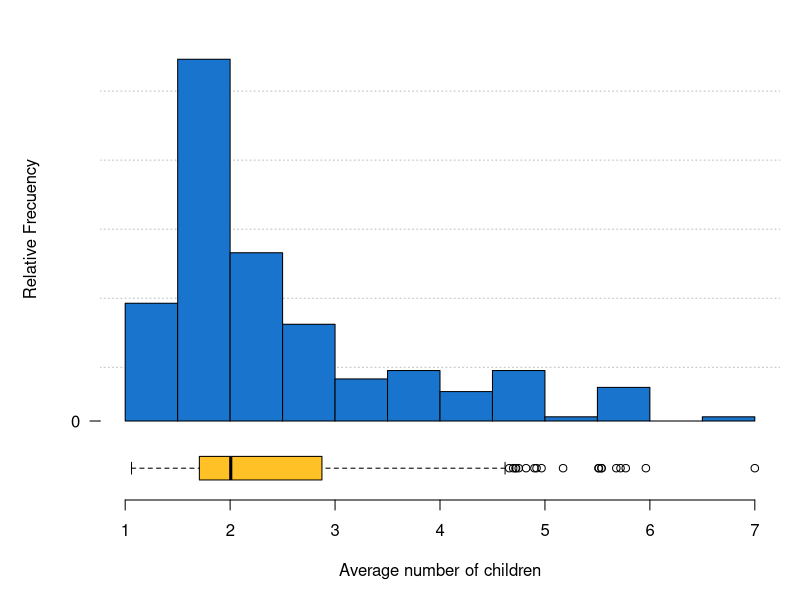
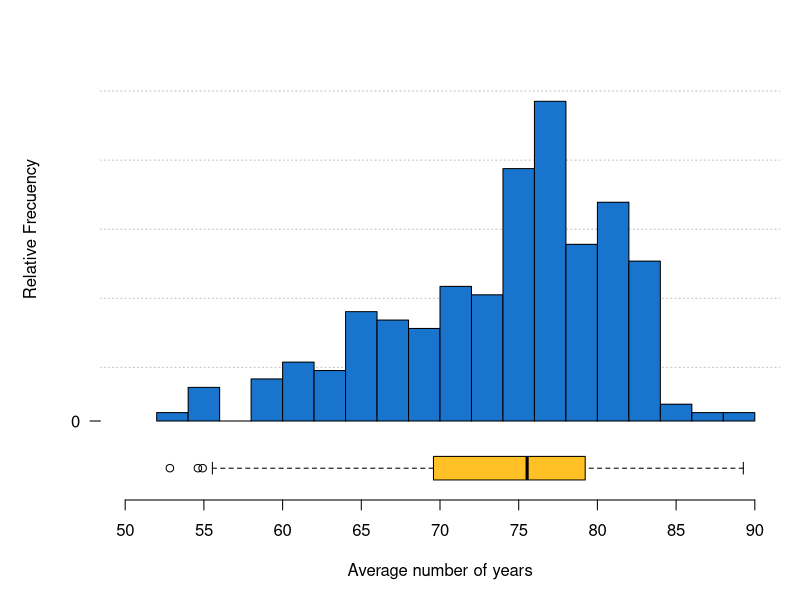
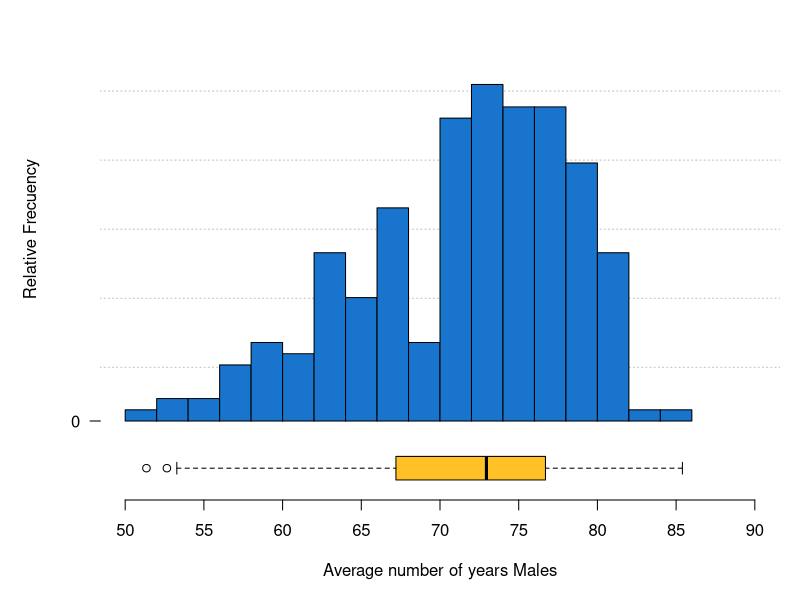
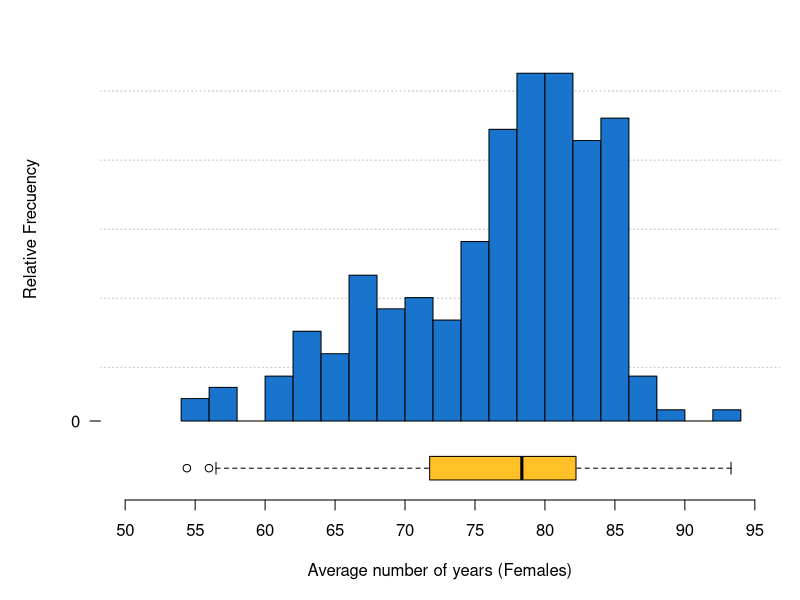
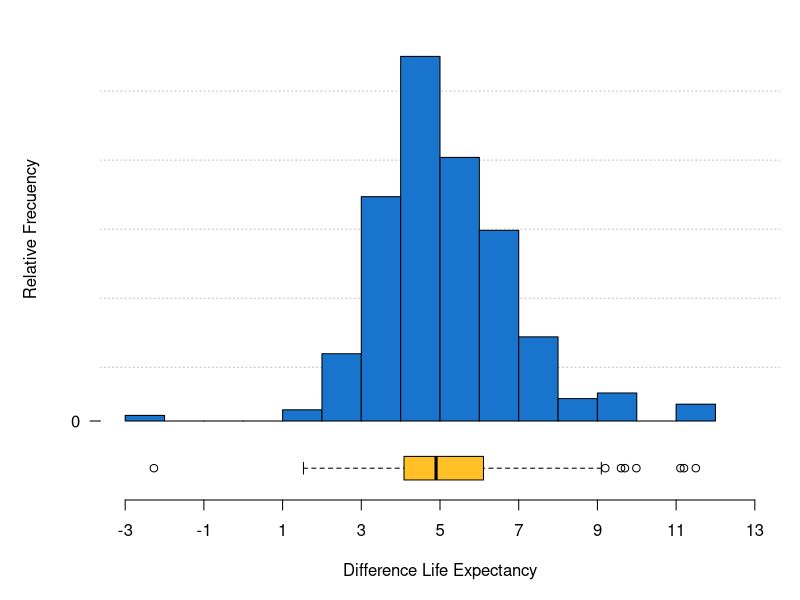
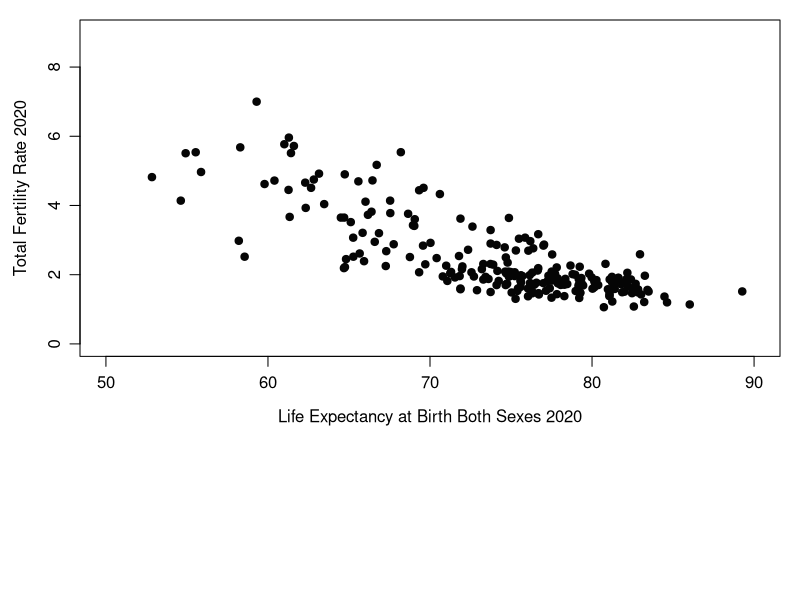
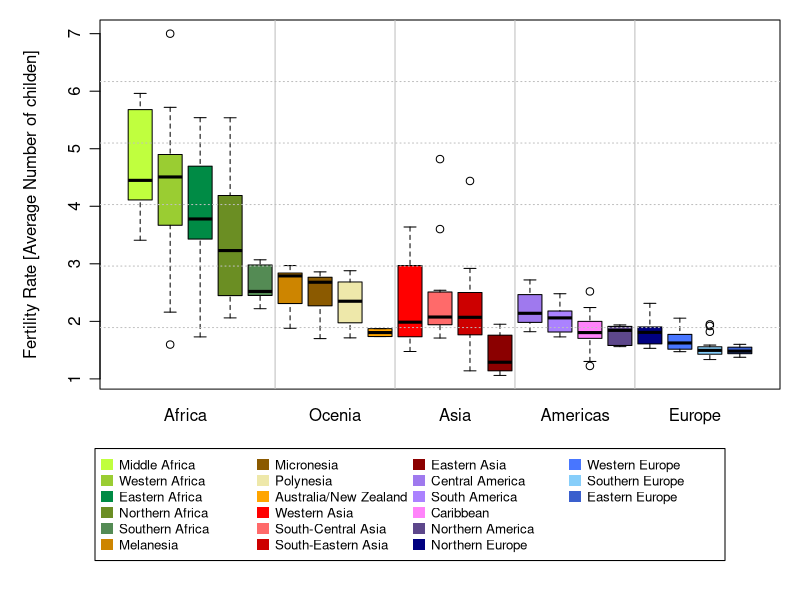
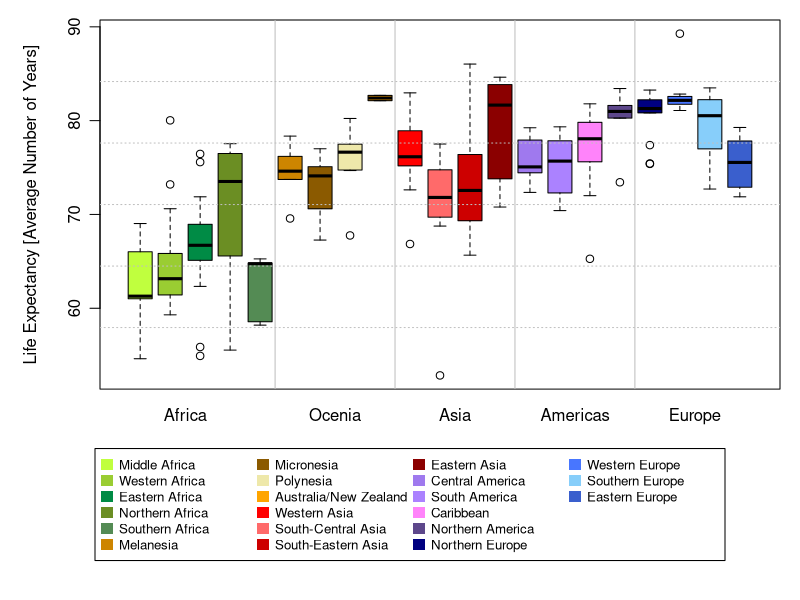

Reproduce these figures in R, in order.
#*** Jorge Eduardo Duran Vasquez***
#*** Introductory Case Studies SS 2021 ***
#*** Project 1: Demographic Data
# Import the data from the csv
Data <- read.csv("census_2020_2000.csv");

#1 Frequency Distribution of the variables
#***Total Fertility Rate****#

# Layout to split the screen, here we are creating one column and 2 rows in the visualization.
layout(mat = matrix(c(1,2),2,1, byrow=TRUE), height = c(8,3))
# Now we set up the margin of the first graph that will be in the in the Layout function
par(mar=c(0, 5, 1.1, 1))
#Draw the histogram of the variable
h1<- hist(Data$Total.Fertility.Rate[Data$Year==2020], breaks = 10, plot = FALSE)
h1$counts=(h1$counts)/sum(h1$counts) #Relative frequencies
plot(h1, main= "", xaxt="n", xlim=c(1,7),
     ylim=c(0,0.40),
     col="dodgerblue3", ylab="Relative Frecuency",
     las= 2, #The style of axis labels is always perpendicular to the axis
     panel.first=grid(NA, 6, col = "gray", lty = "dotted",lwd = par("lwd")))
# Now we set up the margin of the second graph that will be in the Layout function
par(mar=c(5, 5, 0, 1))
boxplot(Data$Total.Fertility.Rate[Data$Year==2020], horizontal = TRUE, frame=FALSE, ylim=c(1,7), col= "goldenrod1", xlab="Average number of children",xaxt='n')
axis(1,at = seq(1,7,1))


min(Data$Total.Fertility.Rate[Data$Year==2020])
quantile(Data$Total.Fertility.Rate[Data$Year==2020])
median(Data$Total.Fertility.Rate[Data$Year==2020])
mean(Data$Total.Fertility.Rate[Data$Year==2020])
max(Data$Total.Fertility.Rate[Data$Year==2020])
sd(Data$Total.Fertility.Rate[Data$Year==2020])

#***Life Expectancy of Both Sexes****#

# Layout to split the screen, here we are creating one column and 2 rows in the visualization.
layout(mat = matrix(c(1,2),2,1, byrow=TRUE), height = c(8,3))
# Now we set up the margin of the first graph that will be in the in the Layout function
par(mar=c(0, 5, 1.1, 1))
#Draw the histogram of the variable
h2 <- hist(Data$Life.Expectancy.at.Birth..Both.Sexes[Data$Year==2020], breaks = 15, plot = FALSE)
h2$counts=(h2$counts)/sum(h2$counts) #Relative frequencies
plot(h2, main= "", xaxt="n",
     ylim=c(0,0.2),
     xlim=c(50,90),
     col="dodgerblue3", ylab="Relative Frecuency",
     las= 2, #The style of axis labels is always perpendicular to the axis
     panel.first=grid(NA, 6, col = "gray", lty = "dotted",lwd = par("lwd")))
# Now we set up the margin of the second graph that will be in the Layout function
par(mar=c(5, 5, 0, 1))
boxplot(Data$Life.Expectancy.at.Birth..Both.Sexes[Data$Year==2020], horizontal = TRUE, frame=FALSE, ylim=c(50,90), col= "goldenrod1", xlab="Average number of years",xaxt='n')
axis(1,at = seq(50,90,5))

min(Data$Life.Expectancy.at.Birth..Both.Sexes[Data$Year==2020])
quantile(Data$Life.Expectancy.at.Birth..Both.Sexes[Data$Year==2020])
median(Data$Life.Expectancy.at.Birth..Both.Sexes[Data$Year==2020])
mean(Data$Life.Expectancy.at.Birth..Both.Sexes[Data$Year==2020])
max(Data$Life.Expectancy.at.Birth..Both.Sexes[Data$Year==2020])
sd(Data$Life.Expectancy.at.Birth..Both.Sexes[Data$Year==2020])

#***Life Expectancy at Birth for Males****#

# Layout to split the screen, here we are creating one column and 2 rows in the visualization.
layout(mat = matrix(c(1,2),2,1, byrow=TRUE), height = c(8,3))
# Now we set up the margin of the first graph that will be in the in the Layout function
par(mar=c(0, 5, 1.1, 1))
#Draw the histogram of the variable
h3 <- hist(Data$Life.Expectancy.at.Birth..Males[Data$Year==2020], breaks = 15, plot = FALSE)
h3$counts=(h3$counts)/sum(h3$counts) #Relative frequencies
plot(h3, main= "", xaxt="n",
     ylim=c(0,0.15),
     xlim=c(50,90),
     col="dodgerblue3", ylab="Relative Frecuency",
     las= 2, #The style of axis labels is always perpendicular to the axis
     panel.first=grid(NA, 6, col = "gray", lty = "dotted",lwd = par("lwd")))
# Now we set up the margin of the second graph that will be in the Layout function
par(mar=c(5, 5, 0, 1))
boxplot(Data$Life.Expectancy.at.Birth..Males[Data$Year==2020], horizontal = TRUE, frame=FALSE, ylim=c(50,90), col= "goldenrod1", xlab="Average number of years Males",xaxt='n')
axis(1,at = seq(50,90,5))

min(Data$Life.Expectancy.at.Birth..Males[Data$Year==2020])
quantile(Data$Life.Expectancy.at.Birth..Males[Data$Year==2020])
median(Data$Life.Expectancy.at.Birth..Males[Data$Year==2020])
mean(Data$Life.Expectancy.at.Birth..Males[Data$Year==2020])
max(Data$Life.Expectancy.at.Birth..Males[Data$Year==2020])


#***Expectancy at Birth for Females****#

# Layout to split the screen, here we are creating one column and 2 rows in the visualization.
layout(mat = matrix(c(1,2),2,1, byrow=TRUE), height = c(8,3))
# Now we set up the margin of the first graph that will be in the Layout function
par(mar=c(0, 5, 1.1, 1))
h4 <- hist(Data$Life.Expectancy.at.Birth..Females[Data$Year==2020], breaks = 15, plot = FALSE)
h4$counts=(h4$counts)/sum(h4$counts) #Relative frequencies
plot(h4, main= "", xaxt="n",
     ylim=c(0,0.15),
     xlim=c(50,95),
     col="dodgerblue3", ylab="Relative Frecuency",
     las= 2, #The style of axis labels is always perpendicular to the axis
     panel.first=grid(NA, 6, col = "gray", lty = "dotted",lwd = par("lwd")))

# Now we set up the margin of the second graph that will be in the Layout function
par(mar=c(5, 5, 0, 1))
boxplot(Data$Life.Expectancy.at.Birth..Females[Data$Year==2020], horizontal = TRUE, frame=FALSE, ylim=c(50,95), col= "goldenrod1", xlab="Average number of years (Females)",xaxt='n')
axis(1,at = seq(50,95,5))

min(Data$Life.Expectancy.at.Birth..Females[Data$Year==2020])
quantile(Data$Life.Expectancy.at.Birth..Females[Data$Year==2020])
median(Data$Life.Expectancy.at.Birth..Females[Data$Year==2020])
mean(Data$Life.Expectancy.at.Birth..Females[Data$Year==2020])
max(Data$Life.Expectancy.at.Birth..Females[Data$Year==2020])

#****** Comparison between both sexes****#

# Layout to split the screen, here we are creating one column and 2 rows in the visualization.
layout(mat = matrix(c(1,2),2,1, byrow=TRUE), height = c(8,3))
# Now we set up the margin of the first graph that will be in the Layout function
par(mar=c(0, 5, 1.1, 1))
differences <- ((Data$Life.Expectancy.at.Birth..Females[Data$Year==2020])-Data$Life.Expectancy.at.Birth..Males[Data$Year==2020])
h5 <- hist(differences, breaks = 15, plot = FALSE)
h5$counts=(h5$counts)/sum(h5$counts) #Relative frequencies
plot(h5, main= "", xaxt="n",
     ylim=c(0,0.30),
     xlim=c(-3,13),
     col="dodgerblue3", ylab="Relative Frecuency",
     las= 2, #The style of axis labels is always perpendicular to the axis
     panel.first=grid(NA, 6, col = "gray", lty = "dotted",lwd = par("lwd")))
# Now we set up the margin of the second graph that will be in the Layout function
par(mar=c(5, 5, 0, 1))
boxplot(differences, horizontal = TRUE, frame=FALSE, ylim=c(-3,13), col= "goldenrod1", xlab="Difference Life Expectancy", xaxt='n')
axis(1,at = seq(-3,13,2))

median(differences)
mean(differences)



# 2. Correlation
# Correlation between Total Fertility Rate 2020 and Life Expectancy at Birth Both Sexes 2020

mcor<-round(cor(data.frame(Data$Total.Fertility.Rate[Data$Year==2020],Data$Life.Expectancy.at.Birth..Both.Sexes[Data$Year==2020],Data$Life.Expectancy.at.Birth..Males[Data$Year==2020],Data$Life.Expectancy.at.Birth..Females[Data$Year==2020])),2)
lower<-mcor
lower[lower.tri(mcor, diag=FALSE)]<-""
lower<-as.data.frame(lower)
print(lower)

par(mgp=c(2.5,0.8,0), mar=c(4, 4, 1, 1)) #bottom, left, top and right
plot(Data$Life.Expectancy.at.Birth..Both.Sexes[Data$Year==2020],Data$Total.Fertility.Rate[Data$Year==2020], 
     xlab= "Life Expectancy at Birth Both Sexes 2020",
     ylab = "Total Fertility Rate 2020",
     xlim=c(50,90),
     ylim=c(0,9),
     col= "grey2",
     pch = 19)


#* 3. Comparison Between regions and Subregions
#***** Box plot of the whole data **** 

# we sort the for the visualization
Data$Subregion <- factor(Data$Subregion,levels=c("Middle Africa","Western Africa","Eastern Africa","Northern Africa","Southern Africa",
                                                 "Melanesia",
                                                 "Micronesia",
                                                 "Polynesia",
                                                 "Australia/New Zealand",
                                                 "Western Asia",
                                                 "South-Central Asia",
                                                 "South-Eastern Asia",
                                                 "Eastern Asia",
                                                 "Central America",
                                                 "South America",
                                                 "Caribbean",
                                                 "Northern America",
                                                 "Northern Europe",
                                                 "Western Europe",
                                                 "Southern Europe",
                                                 "Eastern Europe"))

## Assing the color to the subregions
mycolors<-ifelse(levels(Data$Subregion)=="Northern Africa","olivedrab",
                 ifelse(levels(Data$Subregion)=="Middle Africa","olivedrab1" ,
                        ifelse(levels(Data$Subregion)=="Western Africa","olivedrab3",
                               ifelse(levels(Data$Subregion)=="Southern Africa","palegreen4",
                                      ifelse(levels(Data$Subregion)=="Eastern Africa","springgreen4",
                                             ifelse(levels(Data$Subregion)=="Caribbean","orchid1",
                                                    ifelse(levels(Data$Subregion)=="South America","mediumpurple1",
                                                           ifelse(levels(Data$Subregion)=="Central America","mediumpurple2",
                                                                  ifelse(levels(Data$Subregion)=="Northern America","mediumpurple4",
                                                                         ifelse(levels(Data$Subregion)=="South-Central Asia","indianred1",
                                                                                ifelse(levels(Data$Subregion)=="Western Asia","red1",
                                                                                       ifelse(levels(Data$Subregion)=="South-Eastern Asia","red3",
                                                                                              ifelse(levels(Data$Subregion)=="Eastern Asia","red4",
                                                                                                     ifelse(levels(Data$Subregion)=="Southern Europe","lightskyblue" ,
                                                                                                            ifelse(levels(Data$Subregion)=="Western Europe","royalblue1",
                                                                                                                   ifelse(levels(Data$Subregion)=="Eastern Europe","royalblue3",
                                                                                                                          ifelse(levels(Data$Subregion)=="Northern Europe","navyblue",
                                                                                                                                 ifelse(levels(Data$Subregion)=="Polynesia","palegoldenrod",
                                                                                                                                        ifelse(levels(Data$Subregion)=="Australia/New Zealand","Orange1",
                                                                                                                                               ifelse(levels(Data$Subregion)=="Melanesia","Orange3",
                                                                                                                                                      ifelse(levels(Data$Subregion)=="Micronesia","Orange4", "gray")))))))))))))))))))))

# Now we plot the graph multi-boxplot for Fertility Rate
layout(mat = matrix(c(1,2),2,1, byrow=TRUE), height = c(15,7))                                                                                             
par(mar=c(1, 5, 1, 1),mgp=c(3,0.8,0),
    xpd=FALSE)
boxplot(Data$Total.Fertility.Rate[Data$Year==2020]~Data$Subregion[Data$Year==2020], col= mycolors, xaxt="n", xlab="" , ylab=("Fertility Rate [Average Number of childen]"))
grid(NA, 6, col = "gray", lty = "dotted",lwd = par("lwd"))
axis(1, at = c(2.5,7.5,11.5,15.5,19.5),  c("Africa", "Ocenia", "Asia", "Americas", "Europe") , tick=FALSE , cex=0.2)
abline(v=5.5,lty=1, col="grey")
abline(v=9.5,lty=1, col="grey")
abline(v=13.5,lty=1, col="grey")
abline(v=17.5,lty=1, col="grey")
par(mar=c(3, 2, 3, 1))
plot.new()
par(xpd=TRUE)
legend("center", legend = c("Middle Africa","Western Africa","Eastern Africa","Northern Africa","Southern Africa","Melanesia ","Micronesia ","Polynesia ","Australia/New Zealand","Western Asia","South-Central Asia","South-Eastern Asia","Eastern Asia","Central America","South America","Caribbean","Northern America","Northern Europe","Western Europe","Southern Europe","Eastern Europe"),  col= mycolors, pch = 15, pt.cex = 1.5, cex = 0.8, inset = c(-0.12, 0) , ncol = 4)
par(xpd=FALSE)

# Now we plot the graph multi-boxplot Life Expectancy
layout(mat = matrix(c(1,2),2,1, byrow=TRUE), height = c(15,7))                                                                                             
par(mar=c(1, 5, 1, 1),mgp=c(3,0.8,0),
    xpd=FALSE)
boxplot(Data$Life.Expectancy.at.Birth..Both.Sexes[Data$Year==2020]~Data$Subregion[Data$Year==2020], col= mycolors, xaxt="n", xlab="" , ylab=("Life Expectancy [Average Number of Years]"))
grid(NA, 6, col = "gray", lty = "dotted",lwd = par("lwd"))
axis(1, at = c(2.5,7.5,11.5,15.5,19.5),  c("Africa", "Ocenia", "Asia", "Americas", "Europe") , tick=FALSE , cex=0.2)
abline(v=5.5,lty=1, col="grey")
abline(v=9.5,lty=1, col="grey")
abline(v=13.5,lty=1, col="grey")
abline(v=17.5,lty=1, col="grey")
par(mar=c(3, 2, 3, 1))
plot.new()
par(xpd=TRUE)
legend("center", legend = c("Middle Africa","Western Africa","Eastern Africa","Northern Africa","Southern Africa","Melanesia ","Micronesia ","Polynesia ","Australia/New Zealand","Western Asia","South-Central Asia","South-Eastern Asia","Eastern Asia","Central America","South America","Caribbean","Northern America","Northern Europe","Western Europe","Southern Europe","Eastern Europe"),  col= mycolors, pch = 15, pt.cex = 1.5, cex = 0.8, inset = c(-0.12, 0) , ncol = 4)
par(xpd=FALSE)

# Now we plot the graph multi-boxplot Life Expectancy Females
layout(mat = matrix(c(1,2),2,1, byrow=TRUE), height = c(15,7))                                                                                             
par(mar=c(1, 5, 1, 1),mgp=c(3,0.8,0),
    xpd=FALSE)
boxplot(Data$Life.Expectancy.at.Birth..Females[Data$Year==2020]~Data$Subregion[Data$Year==2020], col= mycolors, xaxt="n", xlab="" , ylab=("Life Expectancy [Average Number of Years]"))
grid(NA, 6, col = "gray", lty = "dotted",lwd = par("lwd"))
axis(1, at = c(2.5,7.5,11.5,15.5,19.5),  c("Africa", "Ocenia", "Asia", "Americas", "Europe") , tick=FALSE , cex=0.2)
abline(v=5.5,lty=1, col="grey")
abline(v=9.5,lty=1, col="grey")
abline(v=13.5,lty=1, col="grey")
abline(v=17.5,lty=1, col="grey")
par(mar=c(3, 3, 3, 1))
plot.new()
par(xpd=TRUE)
legend("center", legend = c("Middle Africa","Western Africa","Eastern Africa","Northern Africa","Southern Africa","Melanesia ","Micronesia ","Polynesia ","Australia/New Zealand","Western Asia","South-Central Asia","South-Eastern Asia","Eastern Asia","Central America","South America","Caribbean","Northern America","Northern Europe","Western Europe","Southern Europe","Eastern Europe"),  col= mycolors, pch = 15, pt.cex = 1.5, cex = 0.8, inset = c(-0.12, 0) , ncol = 4)
par(xpd=FALSE)

# Now we plot the graph multi-boxplot Life Expectancy Males
layout(mat = matrix(c(1,2),2,1, byrow=TRUE), height = c(15,7))                                                                                             
par(mar=c(1, 5, 1, 1),mgp=c(3,0.8,0),
    xpd=FALSE)
boxplot(Data$Life.Expectancy.at.Birth..Males[Data$Year==2020]~Data$Subregion[Data$Year==2020], col= mycolors, xaxt="n", xlab="" , ylab=("Life Expectancy [Average Number of Years]"))
grid(NA, 6, col = "gray", lty = "dotted",lwd = par("lwd"))
axis(1, at = c(2.5,7.5,11.5,15.5,19.5),  c("Africa", "Ocenia", "Asia", "Americas", "Europe") , tick=FALSE , cex=0.2)
abline(v=5.5,lty=1, col="grey")
abline(v=9.5,lty=1, col="grey")
abline(v=13.5,lty=1, col="grey")
abline(v=17.5,lty=1, col="grey")
par(mar=c(3, 3, 3, 1))
plot.new()
par(xpd=TRUE)
legend("center", legend = c("Middle Africa","Western Africa","Eastern Africa","Northern Africa","Southern Africa","Melanesia ","Micronesia ","Polynesia ","Australia/New Zealand","Western Asia","South-Central Asia","South-Eastern Asia","Eastern Asia","Central America","South America","Caribbean","Northern America","Northern Europe","Western Europe","Southern Europe","Eastern Europe"),  col= mycolors, pch = 15, pt.cex = 1.5, cex = 0.8, inset = c(-0.12, 0) , ncol = 4)
par(xpd=FALSE)



# 4. * Change of Total Fertility Rate 2000 - 2020 *·


naval <- data.frame() 
i=1;
for(j in 1:nrow(Data)){
  if(is.na(Data[j,7])) {
    naval[i,1] <- Data[j,1]
    i=i+1 }
}
naval
wmv <- Data[!Data$Country.Area.Name %in% naval$V1,]

graphdatah <- data.frame()
i=1
for(j in 1:221){
  graphdatah[j,1]= unique(wmv[,1])[j]
  i=(j*2)
  graphdatah[j,2]= wmv$Subregion[i]
  graphdatah[j,3]= wmv$Total.Fertility.Rate[wmv$Year==2020][j]
  graphdatah[j,4]= wmv$Total.Fertility.Rate[wmv$Year==2000][j]
  graphdatah[j,5]= wmv$Life.Expectancy.at.Birth..Both.Sexes[wmv$Year==2020][j]
  graphdatah[j,6]= wmv$Life.Expectancy.at.Birth..Both.Sexes[wmv$Year==2000][j]
  graphdatah[j,7]= wmv$Life.Expectancy.at.Birth..Females[wmv$Year==2020][j]
  graphdatah[j,8]= wmv$Life.Expectancy.at.Birth..Females[wmv$Year==2000][j]
  graphdatah[j,9]= wmv$Life.Expectancy.at.Birth..Males[wmv$Year==2020][j]
  graphdatah[j,10]= wmv$Life.Expectancy.at.Birth..Males[wmv$Year==2000][j]
  graphdatah[j,11]= wmv$FIPS[i]
  
}

#*** Variation by subregion ***
variation<-data.frame()
variation<-data.frame(Subregions=unique(graphdatah$V2))
for (j in 1:nrow(variation)){
  variation[j,2] <- sd(graphdatah$V5[graphdatah$V2==variation$Subregions[j]])
  variation[j,3] <- IQR(graphdatah$V5[graphdatah$V2==variation$Subregions[j]])
  variation[j,4] <- sd(graphdatah$V3[graphdatah$V2==variation$Subregions[j]])
  variation[j,5] <- IQR(graphdatah$V3[graphdatah$V2==variation$Subregions[j]])
}

print(variation)

#*** Change of Total Fertility Rate 2000 - 2020 Country, subregion
layout(mat = matrix(c(1,2),2,1, byrow=TRUE), height = c(15,7))                                                                                             
par(mgp=c(2.5,0.8,0), mar=c(3.4, 4, 1, 1)) #bottom, left, top and right
plot(graphdatah$V4,
     graphdatah$V3,
     #main = "Change of Total Fertility Rate 2000 - 2020",
     xlab="Total Fertility Rate 2000",
     ylab = "Total Fertility Rate 2020",
     xlim=c(0,8.2),
     ylim=c(0,8.2),
     col= ifelse(graphdatah$V2=="Northern Africa","olivedrab",
                 ifelse(graphdatah$V2=="Middle Africa","olivedrab1" ,
                        ifelse(graphdatah$V2=="Western Africa","olivedrab3",
                               ifelse(graphdatah$V2=="Southern Africa","palegreen4",
                                      ifelse(graphdatah$V2=="Eastern Africa","springgreen4",
                                             ifelse(graphdatah$V2=="Caribbean","orchid1",
                                                    ifelse(graphdatah$V2=="South America","mediumpurple1",
                                                           ifelse(graphdatah$V2=="Central America","mediumpurple2",
                                                                  ifelse(graphdatah$V2=="Northern America","mediumpurple4",
                                                                         ifelse(graphdatah$V2=="South-Central Asia","indianred1",
                                                                                ifelse(graphdatah$V2=="Western Asia","red1",
                                                                                       ifelse(graphdatah$V2=="South-Eastern Asia","red3",
                                                                                              ifelse(graphdatah$V2=="Eastern Asia","red4",
                                                                                                     ifelse(graphdatah$V2=="Southern Europe","lightskyblue" ,
                                                                                                            ifelse(graphdatah$V2=="Western Europe","royalblue1",
                                                                                                                   ifelse(graphdatah$V2=="Eastern Europe","royalblue3",
                                                                                                                          ifelse(graphdatah$V2=="Northern Europe","navyblue",
                                                                                                                                 ifelse(graphdatah$V2=="Polynesia","palegoldenrod",
                                                                                                                                        ifelse(graphdatah$V2=="Australia/New Zealand","Orange1",
                                                                                                                                               ifelse(graphdatah$V2=="Melanesia","Orange3",
                                                                                                                                                      ifelse(graphdatah$V2=="Micronesia","Orange4", "gray"))))))))))))))))))))),
     pch = 19)
legend("bottomright", legend=c("0% change","20% change", "40% change"),
       col=c("gray47", "gray47"), lty=c("solid","dashed","dotted"), cex=0.8)
abline(coef=c(0,1))
abline(coef=c(0,1.2),lty="dashed",col="gray")
abline(coef=c(0,0.8),lty="dashed",col="gray")
abline(coef=c(0,0.6),lty="dotted",col="gray")
text(8.09,7, 'Niger', cex=0.7, pos=3)
text(8,4.82, 'Afghanistan', cex=0.7, pos=1)
text(1.68,1.0603, 'Taiwan', cex=0.7, pos=1)
text(1.2105,0.8924, 'Hong Kong', cex=0.7, pos=2)
par(mar=c(3, 3, 3, 2),mgp=c(2.5,0.8,0))
plot.new()
par(xpd=TRUE)
legend("center", legend = c("Middle Africa","Western Africa","Eastern Africa","Northern Africa","Southern Africa","Melanesia ","Micronesia ","Polynesia ","Australia/New Zealand","Western Asia","South-Central Asia","South-Eastern Asia","Eastern Asia","Central America","South America","Caribbean","Northern America","Northern Europe","Western Europe","Southern Europe","Eastern Europe"),  col= mycolors, pch = 15, pt.cex = 1.5, cex = 0.8, inset = c(-0.12, 0) , ncol = 4)
par(xpd=FALSE)



#*** Change of Life Expectancy rate 2000 - 2020 Country, subregion
layout(mat = matrix(c(1,2),2,1, byrow=TRUE), height = c(15,7))                                                                                             
par(mgp=c(2.5,0.8,0), mar=c(3.4, 4, 1, 1)) #bottom, left, top and right
plot(graphdatah$V6,
     graphdatah$V5,
     #main = "Change of Total Fertility Rate 2000 - 2020",
     xlab="Life Expectancy 2000 [Years]",
     ylab = "Life Expectancy  2020 [Years]",
     xlim=c(34,92),
     ylim=c(34,92),
     col= ifelse(graphdatah$V2=="Northern Africa","olivedrab",
                 ifelse(graphdatah$V2=="Middle Africa","olivedrab1" ,
                        ifelse(graphdatah$V2=="Western Africa","olivedrab3",
                               ifelse(graphdatah$V2=="Southern Africa","palegreen4",
                                      ifelse(graphdatah$V2=="Eastern Africa","springgreen4",
                                             ifelse(graphdatah$V2=="Caribbean","orchid1",
                                                    ifelse(graphdatah$V2=="South America","mediumpurple1",
                                                           ifelse(graphdatah$V2=="Central America","mediumpurple2",
                                                                  ifelse(graphdatah$V2=="Northern America","mediumpurple4",
                                                                         ifelse(graphdatah$V2=="South-Central Asia","indianred1",
                                                                                ifelse(graphdatah$V2=="Western Asia","red1",
                                                                                       ifelse(graphdatah$V2=="South-Eastern Asia","red3",
                                                                                              ifelse(graphdatah$V2=="Eastern Asia","red4",
                                                                                                     ifelse(graphdatah$V2=="Southern Europe","lightskyblue" ,
                                                                                                            ifelse(graphdatah$V2=="Western Europe","royalblue1",
                                                                                                                   ifelse(graphdatah$V2=="Eastern Europe","royalblue3",
                                                                                                                          ifelse(graphdatah$V2=="Northern Europe","navyblue",
                                                                                                                                 ifelse(graphdatah$V2=="Polynesia","palegoldenrod",
                                                                                                                                        ifelse(graphdatah$V2=="Australia/New Zealand","Orange1",
                                                                                                                                               ifelse(graphdatah$V2=="Melanesia","Orange3",
                                                                                                                                                      ifelse(graphdatah$V2=="Micronesia","Orange4", "gray"))))))))))))))))))))),
     pch = 19)
legend("bottomright", legend=c("0% change","20% change", "40% change"),
       col=c("gray47", "gray47"), lty=c("solid","dashed","dotted"), cex=0.8)
abline(coef=c(0,1))
abline(coef=c(0,1.2),lty="dashed",col="gray")
abline(coef=c(0,0.8),lty="dashed",col="gray")
abline(coef=c(0,1.4),lty="dotted",col="gray")
text(87.65,89.27, 'Monaco', cex=0.7, pos=3)
text(45.49,52.84, 'Afghanistan', cex=0.7, pos=1)
text(39.84,59.79, 'Sierra Leone', cex=0.7, pos=2)
text(72.25,71, 'Venezuela', cex=0.7, pos=1)
par(mar=c(3, 3, 3, 2),mgp=c(2.5,0.8,0))
plot.new()
par(xpd=TRUE)
legend("center", legend = c("Middle Africa","Western Africa","Eastern Africa","Northern Africa","Southern Africa","Melanesia ","Micronesia ","Polynesia ","Australia/New Zealand","Western Asia","South-Central Asia","South-Eastern Asia","Eastern Asia","Central America","South America","Caribbean","Northern America","Northern Europe","Western Europe","Southern Europe","Eastern Europe"),  col= mycolors, pch = 15, pt.cex = 1.5, cex = 0.8, inset = c(-0.12, 0) , ncol = 4)
par(xpd=FALSE)


#*** Change of Life Expectancy rate Famales 2000 - 2020 by Country and subregion
layout(mat = matrix(c(1,2),2,1, byrow=TRUE), height = c(15,7))                                                                                             
par(mgp=c(2.5,0.8,0), mar=c(3.4, 4, 1, 1)) #bottom, left, top and right
plot(graphdatah$V8,
     graphdatah$V7,
     #main = "Change of Total Fertility Rate 2000 - 2020",
     xlab="Life Expectancy Females 2000 [Years]",
     ylab = "Life Expectancy Females 2020 [Years]",
     xlim=c(35,95),
     ylim=c(35,95),
     col= ifelse(graphdatah$V2=="Northern Africa","olivedrab",
                 ifelse(graphdatah$V2=="Middle Africa","olivedrab1" ,
                        ifelse(graphdatah$V2=="Western Africa","olivedrab3",
                               ifelse(graphdatah$V2=="Southern Africa","palegreen4",
                                      ifelse(graphdatah$V2=="Eastern Africa","springgreen4",
                                             ifelse(graphdatah$V2=="Caribbean","orchid1",
                                                    ifelse(graphdatah$V2=="South America","mediumpurple1",
                                                           ifelse(graphdatah$V2=="Central America","mediumpurple2",
                                                                  ifelse(graphdatah$V2=="Northern America","mediumpurple4",
                                                                         ifelse(graphdatah$V2=="South-Central Asia","indianred1",
                                                                                ifelse(graphdatah$V2=="Western Asia","red1",
                                                                                       ifelse(graphdatah$V2=="South-Eastern Asia","red3",
                                                                                              ifelse(graphdatah$V2=="Eastern Asia","red4",
                                                                                                     ifelse(graphdatah$V2=="Southern Europe","lightskyblue" ,
                                                                                                            ifelse(graphdatah$V2=="Western Europe","royalblue1",
                                                                                                                   ifelse(graphdatah$V2=="Eastern Europe","royalblue3",
                                                                                                                          ifelse(graphdatah$V2=="Northern Europe","navyblue",
                                                                                                                                 ifelse(graphdatah$V2=="Polynesia","palegoldenrod",
                                                                                                                                        ifelse(graphdatah$V2=="Australia/New Zealand","Orange1",
                                                                                                                                               ifelse(graphdatah$V2=="Melanesia","Orange3",
                                                                                                                                                      ifelse(graphdatah$V2=="Micronesia","Orange4", "gray"))))))))))))))))))))),
     pch = 19)
legend("bottomright", legend=c("0% change","20% change", "40% change"),
       col=c("gray47", "gray47"), lty=c("solid","dashed","dotted"), cex=0.8)
abline(coef=c(0,1))
abline(coef=c(0,1.2),lty="dashed",col="gray")
abline(coef=c(0,0.8),lty="dashed",col="gray")
abline(coef=c(0,1.4),lty="dotted",col="gray")
par(mar=c(3, 3, 3, 2),mgp=c(2.5,0.8,0))
plot.new()
par(xpd=TRUE)
legend("center", legend = c("Middle Africa","Western Africa","Eastern Africa","Northern Africa","Southern Africa","Melanesia ","Micronesia ","Polynesia ","Australia/New Zealand","Western Asia","South-Central Asia","South-Eastern Asia","Eastern Asia","Central America","South America","Caribbean","Northern America","Northern Europe","Western Europe","Southern Europe","Eastern Europe"),  col= mycolors, pch = 15, pt.cex = 1.5, cex = 0.8, inset = c(-0.12, 0) , ncol = 4)
par(xpd=FALSE)


#*** Change of Life Expectancy rate Males 2000 - 2020 by Country and subregion
layout(mat = matrix(c(1,2),2,1, byrow=TRUE), height = c(15,7))                                                                                             
par(mgp=c(2.5,0.8,0), mar=c(3.4, 4, 1, 1)) #bottom, left, top and right
plot(graphdatah$V10,
     graphdatah$V9,
     #main = "Change of Total Fertility Rate 2000 - 2020",
     xlab="Life Expectancy Males 2000 [Years]",
     ylab = "Life Expectancy Males 2020 [Years]",
     xlim=c(35,95),
     ylim=c(35,95),
     col= ifelse(graphdatah$V2=="Northern Africa","olivedrab",
                 ifelse(graphdatah$V2=="Middle Africa","olivedrab1" ,
                        ifelse(graphdatah$V2=="Western Africa","olivedrab3",
                               ifelse(graphdatah$V2=="Southern Africa","palegreen4",
                                      ifelse(graphdatah$V2=="Eastern Africa","springgreen4",
                                             ifelse(graphdatah$V2=="Caribbean","orchid1",
                                                    ifelse(graphdatah$V2=="South America","mediumpurple1",
                                                           ifelse(graphdatah$V2=="Central America","mediumpurple2",
                                                                  ifelse(graphdatah$V2=="Northern America","mediumpurple4",
                                                                         ifelse(graphdatah$V2=="South-Central Asia","indianred1",
                                                                                ifelse(graphdatah$V2=="Western Asia","red1",
                                                                                       ifelse(graphdatah$V2=="South-Eastern Asia","red3",
                                                                                              ifelse(graphdatah$V2=="Eastern Asia","red4",
                                                                                                     ifelse(graphdatah$V2=="Southern Europe","lightskyblue" ,
                                                                                                            ifelse(graphdatah$V2=="Western Europe","royalblue1",
                                                                                                                   ifelse(graphdatah$V2=="Eastern Europe","royalblue3",
                                                                                                                          ifelse(graphdatah$V2=="Northern Europe","navyblue",
                                                                                                                                 ifelse(graphdatah$V2=="Polynesia","palegoldenrod",
                                                                                                                                        ifelse(graphdatah$V2=="Australia/New Zealand","Orange1",
                                                                                                                                               ifelse(graphdatah$V2=="Melanesia","Orange3",
                                                                                                                                                      ifelse(graphdatah$V2=="Micronesia","Orange4", "gray"))))))))))))))))))))),
     pch = 19)
legend("bottomright", legend=c("0% change","20% change", "40% change"),
       col=c("gray47", "gray47"), lty=c("solid","dashed","dotted"), cex=0.8)
abline(coef=c(0,1))
abline(coef=c(0,1.2),lty="dashed",col="gray")
abline(coef=c(0,0.8),lty="dashed",col="gray")
abline(coef=c(0,1.4),lty="dotted",col="gray")
par(mar=c(3, 3, 3, 2),mgp=c(2.5,0.8,0))
plot.new()
par(xpd=TRUE)
legend("center", legend = c("Middle Africa","Western Africa","Eastern Africa","Northern Africa","Southern Africa","Melanesia ","Micronesia ","Polynesia ","Australia/New Zealand","Western Asia","South-Central Asia","South-Eastern Asia","Eastern Asia","Central America","South America","Caribbean","Northern America","Northern Europe","Western Europe","Southern Europe","Eastern Europe"),  col= mycolors, pch = 15, pt.cex = 1.5, cex = 0.8, inset = c(-0.12, 0) , ncol = 4)
par(xpd=FALSE)
